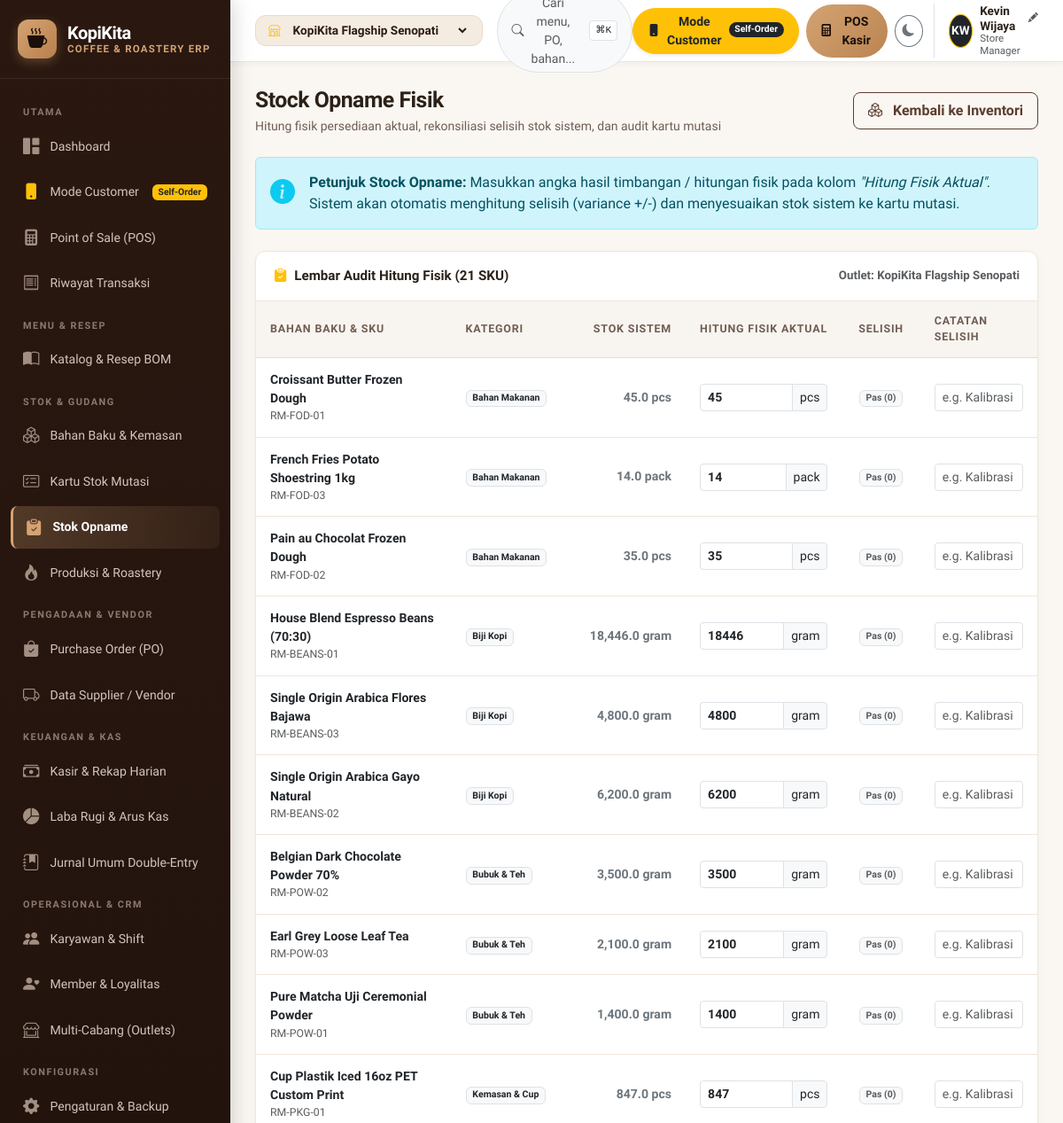
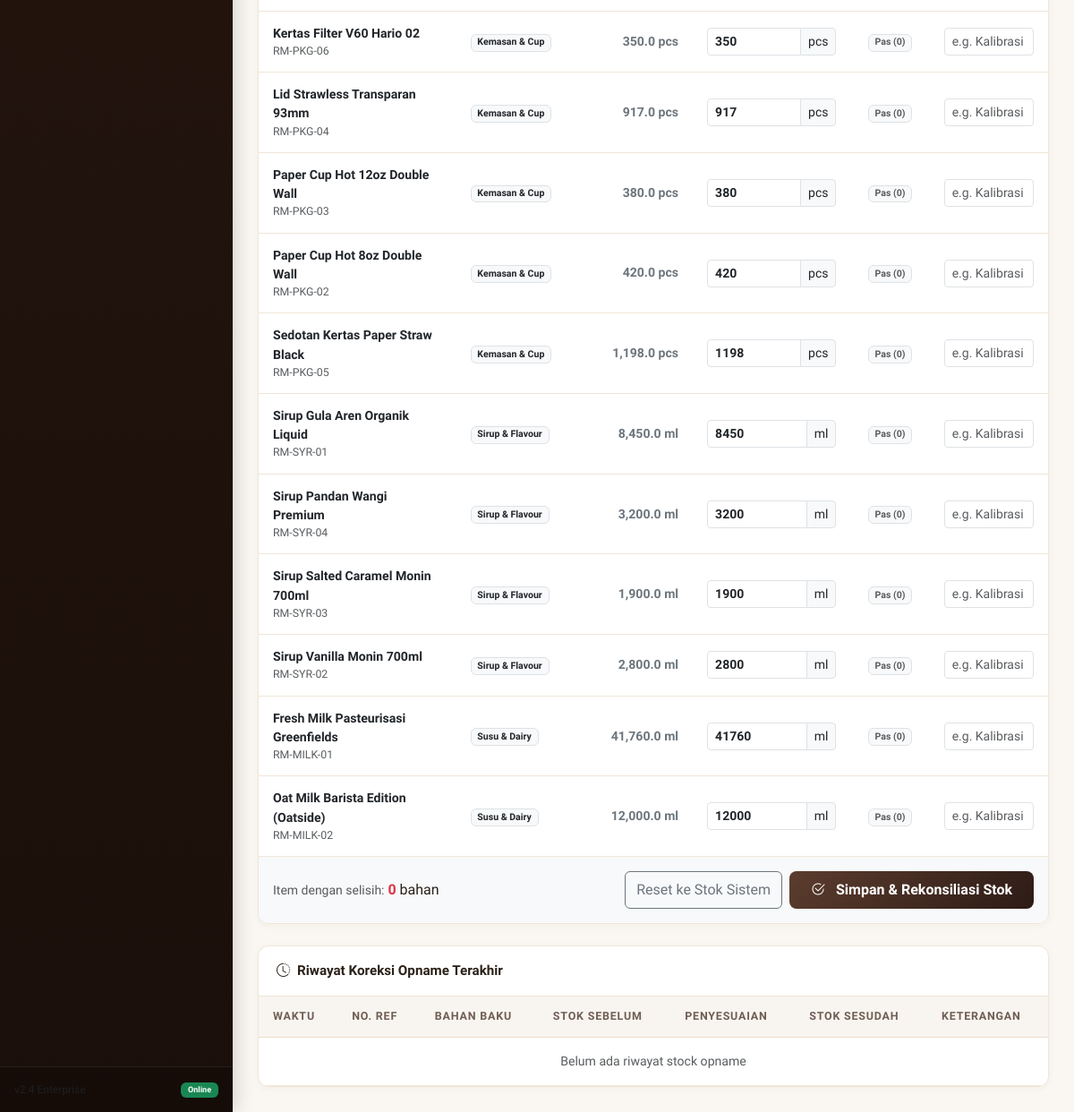
The page /stock_opname.php on the database as committed earlier (2 pictures, top to bottom).
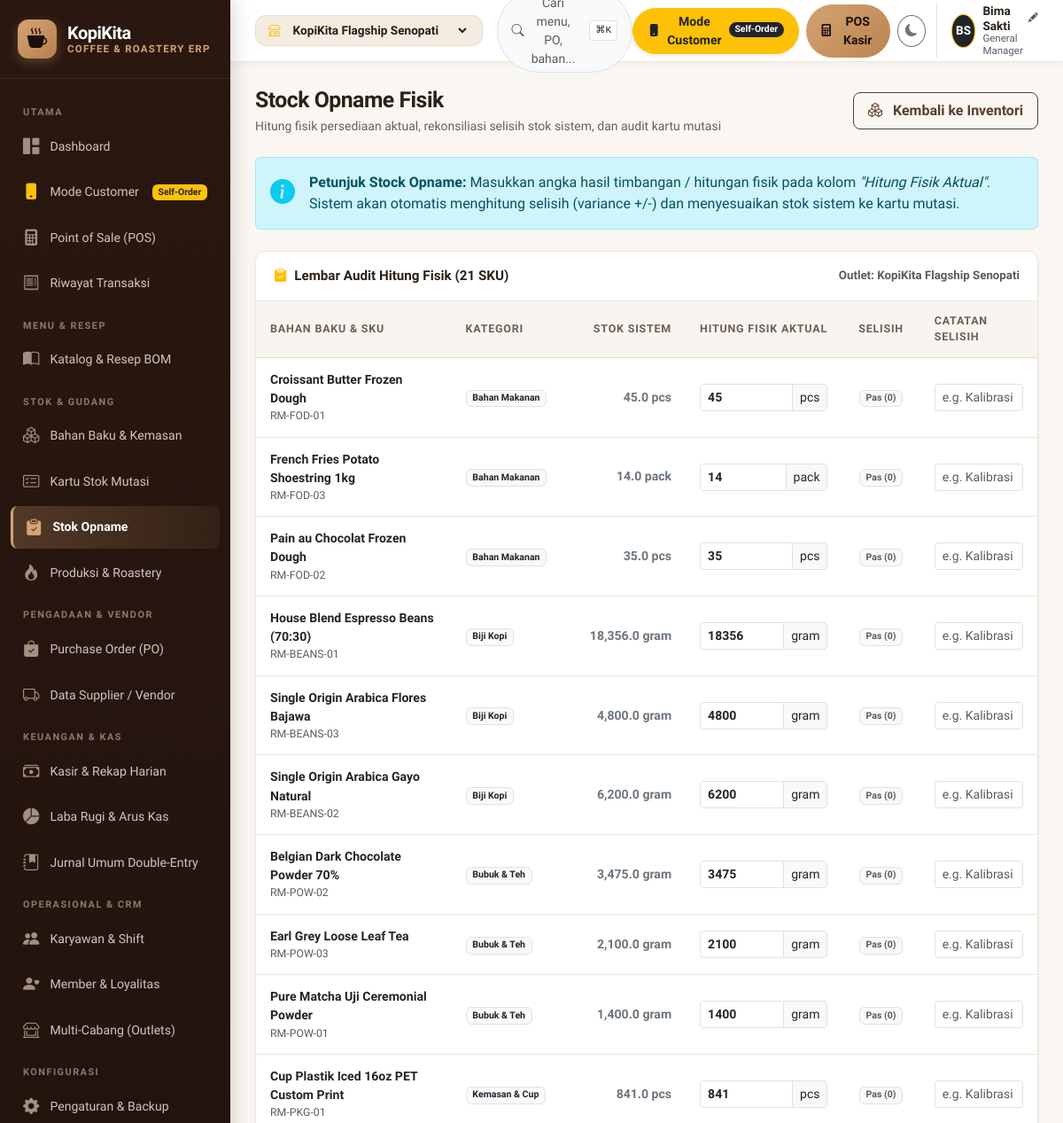
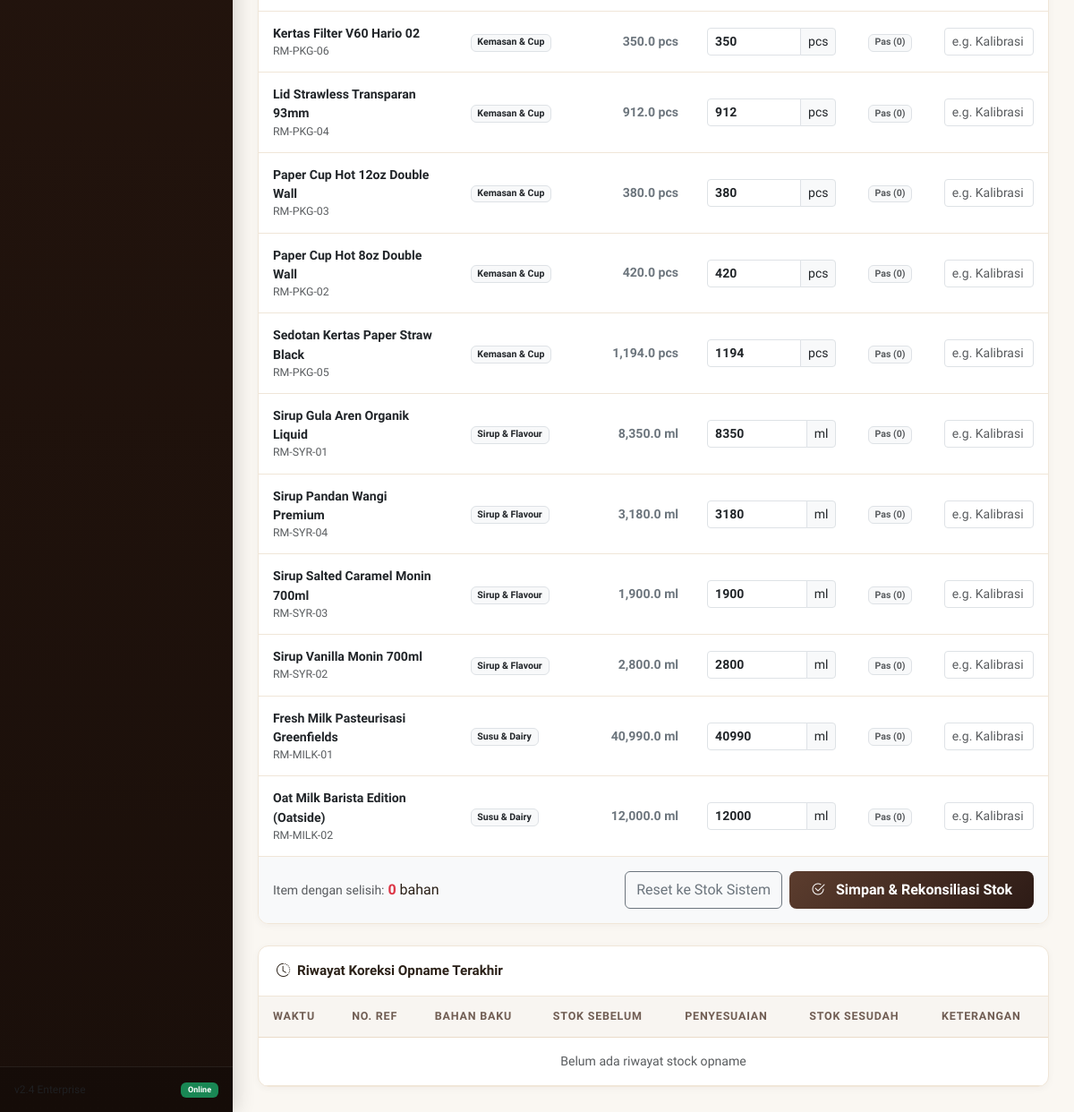
The same page on the database as committed later (2 pictures, top to bottom).
### tables this page shows
CREATE TABLE raw_materials (
    id INTEGER PRIMARY KEY AUTOINCREMENT,
    code TEXT UNIQUE NOT NULL,
    name TEXT NOT NULL,
    category TEXT NOT NULL,
    unit TEXT NOT NULL,
    current_stock REAL DEFAULT 0,
    min_stock REAL DEFAULT 10,
    cost_per_unit REAL DEFAULT 0,
    outlet_id INTEGER DEFAULT 1,
    created_at TEXT DEFAULT (datetime('now', 'localtime')),
    FOREIGN KEY (outlet_id) REFERENCES outlets(id)
);

CREATE TABLE app_settings (
    key_name TEXT PRIMARY KEY,
    val_text TEXT
);

### includes/db.php (called while the page is built, shortened)
<?php
$isVercel = !empty($_ENV['VERCEL']) || !empty(getenv('VERCEL')) || !is_writable(dirname(__DIR__));
try {
    $db = new PDO('sqlite:' . DB_FILE);
    $db->setAttribute(PDO::ATTR_ERRMODE, PDO::ERRMODE_EXCEPTION);
    $db->setAttribute(PDO::ATTR_DEFAULT_FETCH_MODE, PDO::FETCH_ASSOC);
    $db->exec('PRAGMA foreign_keys = ON;');
    if (!$isVercel) {
        $db->exec('PRAGMA journal_mode = WAL;');
    }
} catch (PDOException $e) {
    die("KopiKita ERP Database Error: " . $e->getMessage());
}
function dbQuery($sql, $params = []) {
    global $db;
    $stmt = $db->prepare($sql);
    $stmt->execute($params);
    return $stmt;
}
function dbFetchOne($sql, $params = []) {
    $stmt = dbQuery($sql, $params);
    return $stmt->fetch();
}
function dbFetchAll($sql, $params = []) {
    $stmt = dbQuery($sql, $params);
    return $stmt->fetchAll();
}

### includes/functions.php (called while the page is built, shortened)
<?php
require_once __DIR__ . '/db.php';
function getCurrentOutletId() {
    return $_SESSION['active_outlet_id'] ?? 1;
}
function getCurrentOutlet() {
    $outletId = getCurrentOutletId();
    $outlet = dbFetchOne("SELECT * FROM outlets WHERE id = ?", [$outletId]);
    return $outlet;
}
function getAllOutlets() {
    return dbFetchAll("SELECT * FROM outlets WHERE is_active = 1 ORDER BY id ASC");
}
function getCurrentUser() {
    $managerName = getAppSetting('manager_name', 'Kevin Wijaya');
    $managerRole = getAppSetting('manager_role', 'Store Manager');
    $activeRole = $_SESSION['active_role'] ?? 'manager';
    $initials = '';
    $parts = explode(' ', trim($managerName));
    foreach ($parts as $p) {
        if (!empty($p)) $initials .= strtoupper(substr($p, 0, 1));
        if (strlen($initials) >= 2) break;
    }
    $user = [
        'name' => $managerName,
        'role' => $managerRole,
        'initials' => $initials,
        'active_role' => $activeRole
    ];
    return $user;
}
function getAppSetting($key, $default = '') {
    $row = dbFetchOne("SELECT val_text FROM app_settings WHERE key_name = ?", [$key]);
    return $row ? $row['val_text'] : $default;
}

### stock_opname.php (the view, shortened to what the changed rows need)
<?php
require_once __DIR__ . '/includes/header.php';
$outletId = $currentOutlet['id'];
$materials = dbFetchAll("
    SELECT * FROM raw_materials
    WHERE outlet_id = ?
    ORDER BY category ASC, name ASC
", [$outletId]);
?>
<div class="page-header">
    <div>
        <h1 class="page-title">Stock Opname Fisik</h1>
    </div>
</div>
<form method="POST" id="opnameForm">
    <div class="card-coffee mb-4">
        <div class="table-responsive">
            <table class="table-coffee table-hover" id="opnameTable">
                <thead>
                    <tr>
                        <th style="width: 25%;">Bahan Baku & SKU</th>
                        <th style="width: 15%;">Kategori</th>
                        <th style="width: 15%;" class="text-end">Stok Sistem</th>
                        <th style="width: 20%;">Hitung Fisik Aktual</th>
                        <th style="width: 10%;" class="text-center">Selisih</th>
                        <th style="width: 15%;">Catatan Selisih</th>
                    </tr>
                </thead>
                <tbody>
                    <?php foreach ($materials as $idx => $m): ?>
                        <tr class="opname-row" data-cost="<?php echo (float)$m['cost_per_unit']; ?>" data-unit="<?php echo htmlspecialchars($m['unit']); ?>">
                            <td>
                                <div class="fw-bold text-dark"><?php echo htmlspecialchars($m['name']); ?></div>
                                <div class="text-muted small"><?php echo htmlspecialchars($m['code']); ?></div>
                            </td>
                            <td>
                                <span class="badge bg-light text-dark border"><?php echo htmlspecialchars($m['category']); ?></span>
                            </td>
                            <td class="text-end fw-bold text-secondary">
                                <?php echo number_format($m['current_stock'], 1); ?> <?php echo htmlspecialchars($m['unit']); ?>
                            </td>
                            <td>
                                <div class="input-group input-group-sm">
                                    <input type="number" step="0.1" name="actual_count[]"
                                           class="form-control form-control-sm actual-input fw-bold"
                                           value="<?php echo (float)$m['current_stock']; ?>"
                                           placeholder="Isi fisik..."
                                           oninput="calculateRowVariance(this)">
                                    <span class="input-group-text"><?php echo htmlspecialchars($m['unit']); ?></span>
                                </div>
                            </td>
                            <td class="text-center variance-col">
                                <span class="badge bg-light text-muted border">Pas (0)</span>
                            </td>
                            <td>
                                <input type="text" name="notes[]" class="form-control form-control-sm" placeholder="e.g. Kalibrasi mesin...">
                            </td>
                        </tr>
                    <?php endforeach; ?>
                </tbody>
            </table>
        </div>
    </div>
</form>
<div class="card-coffee">
    <div class="table-responsive">
        <table class="table-coffee table-sm" style="font-size: 0.85rem;">
            <thead>
                <tr>
                    <th>Waktu</th>
                    <th>No. Ref</th>
                    <th>Bahan Baku</th>
                    <th>Stok Sebelum</th>
                    <th>Penyesuaian</th>
                    <th>Stok Sesudah</th>
                    <th>Keterangan</th>
                </tr>
            </thead>
        </table>
    </div>
</div>
<?php require_once __DIR__ . '/includes/footer.php'; ?>

### includes/header.php (shortened to what the changed rows need)
<?php
require_once __DIR__ . '/functions.php';
$currentOutlet = getCurrentOutlet();
$allOutlets = getAllOutlets();
$currentUser = getCurrentUser();
?>
<!DOCTYPE html>
<html lang="id" data-theme="light">
<head>
    <link href="https://cdn.jsdelivr.net/npm/bootstrap@5.3.3/dist/css/bootstrap.min.css" rel="stylesheet">
    <link rel="stylesheet" href="https://cdn.jsdelivr.net/npm/bootstrap-icons@1.11.3/font/bootstrap-icons.min.css">
    <link rel="stylesheet" href="assets/css/style.css">
</head>
<body>
<div class="app-container">
    <?php require_once __DIR__ . '/sidebar.php'; ?>
    <div class="app-main">
        <header class="app-header">
            <div class="d-flex align-items-center gap-2">
                <div class="d-flex align-items-center gap-2 border-start ps-3 ms-1" style="cursor: pointer;" data-bs-toggle="modal" data-bs-target="#userProfileModal" title="Klik untuk Ganti Nama Manager & Role">
                    <div class="rounded-circle bg-dark text-white d-flex align-items-center justify-content-center border border-warning" style="width: 38px; height: 38px; font-weight: 700; font-size: 0.85rem;" id="headerUserInitials">
                        <?php echo htmlspecialchars($currentUser['initials']); ?>
                    </div>
                    <div class="d-none d-md-block text-start" style="line-height: 1.2;">
                        <div class="fw-bold d-flex align-items-center gap-1" style="font-size: 0.85rem;">
                            <span id="headerUserName"><?php echo htmlspecialchars($currentUser['name']); ?></span>
                            <i class="bi bi-pencil-fill text-muted" style="font-size: 0.7rem;"></i>
                        </div>
                        <div class="text-muted" style="font-size: 0.72rem;" id="headerUserRole"><?php echo htmlspecialchars($currentUser['role']); ?></div>
                    </div>
                </div>
            </div>
        </header>
        <main class="page-body">

Rows that differ between the two databases and show on the page:
added app_settings: val_text "Bima Sakti"
changed raw_materials "House Blend Espresso Beans (70:30)": current_stock "18,446.0" → "18,356.0"; current_stock "18446" → "18356"
changed raw_materials "Belgian Dark Chocolate Powder 70%": current_stock "3,500.0" → "3,475.0"; current_stock "3500" → "3475"
changed raw_materials "Cup Plastik Iced 16oz PET Custom Print": current_stock "847.0" → "841.0"; current_stock "847" → "841"
changed raw_materials "Lid Strawless Transparan 93mm": current_stock "917.0" → "912.0"; current_stock "917" → "912"
changed raw_materials "Sedotan Kertas Paper Straw Black": current_stock "1,198.0" → "1,194.0"; current_stock "1198" → "1194"
changed raw_materials "Sirup Gula Aren Organik Liquid": current_stock "8,450.0" → "8,350.0"; current_stock "8450" → "8350"
changed raw_materials "Sirup Pandan Wangi Premium": current_stock "3,200.0" → "3,180.0"; current_stock "3200" → "3180"
changed raw_materials "Fresh Milk Pasteurisasi Greenfields": current_stock "41,760.0" → "40,990.0"; current_stock "41760" → "40990"
Other text that changed with them:
$currentUser['initials']: "KW" → "BS"
$currentUser['role']: "Store Manager" → "General Manager"
$currentUser['name']: "Kevin Wijaya" → (not shown)
